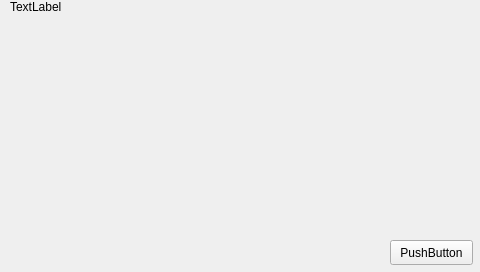
<?xml version="1.0" encoding="UTF-8"?>
<ui version="4.0">
 <class>DmFace</class>
 <widget class="QWidget" name="DmFace">
  <property name="geometry">
   <rect>
    <x>0</x>
    <y>0</y>
    <width>480</width>
    <height>272</height>
   </rect>
  </property>
  <property name="minimumSize">
   <size>
    <width>480</width>
    <height>272</height>
   </size>
  </property>
  <property name="maximumSize">
   <size>
    <width>480</width>
    <height>272</height>
   </size>
  </property>
  <property name="windowTitle">
   <string>DmFace</string>
  </property>
  <widget class="QLabel" name="gps_label">
   <property name="geometry">
    <rect>
     <x>10</x>
     <y>0</y>
     <width>57</width>
     <height>14</height>
    </rect>
   </property>
   <property name="text">
    <string>TextLabel</string>
   </property>
  </widget>
  <widget class="QPushButton" name="pushButton">
   <property name="geometry">
    <rect>
     <x>390</x>
     <y>240</y>
     <width>83</width>
     <height>25</height>
    </rect>
   </property>
   <property name="text">
    <string>PushButton</string>
   </property>
  </widget>
 </widget>
 <layoutdefault spacing="6" margin="11"/>
 <resources/>
 <connections/>
</ui>
